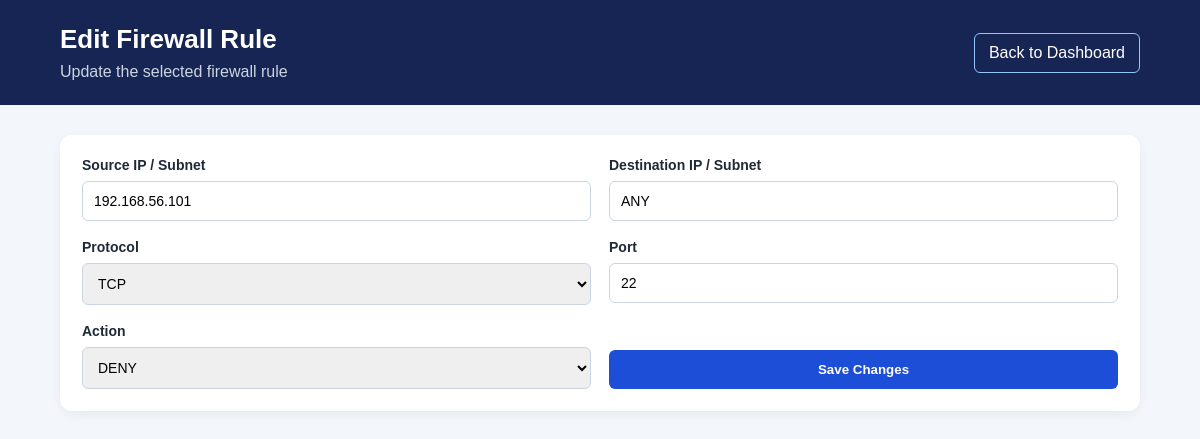
Screenshot of /edit/1 with the database file from the repository.
### tables this page shows
CREATE TABLE firewall_rules (
            id INTEGER PRIMARY KEY AUTOINCREMENT,
            priority INTEGER NOT NULL,
            source_ip TEXT NOT NULL,
            destination_ip TEXT NOT NULL,
            protocol TEXT NOT NULL,
            port TEXT NOT NULL,
            action TEXT NOT NULL
                CHECK (action IN ('ALLOW', 'DENY')),
            enabled INTEGER NOT NULL DEFAULT 1
                CHECK (enabled IN (0, 1))
        );

### app/routes.py (the view, shortened to what this page needs)
    @app.route("/edit/<int:rule_id>", methods=["GET", "POST"])
    def edit_rule(rule_id):
        connection = get_db_connection()
        rule = connection.execute(
            "SELECT * FROM firewall_rules WHERE id = ?",
            (rule_id,),
        ).fetchone()
        if rule is None:
            connection.close()
            flash("Firewall rule not found.", "error")
            return redirect(url_for("index"))
        connection.close()
        return render_template("edit_rule.html", rule=rule)

### app/database.py (called while the page is built)
def get_db_connection():
    connection = sqlite3.connect(DATABASE_PATH)
    connection.row_factory = sqlite3.Row
    return connection

### app/templates/edit_rule.html (shortened to what this page needs)
<!DOCTYPE html>
<html lang="en">
<head>
    <link rel="stylesheet"
          href="{{ url_for('static', filename='style.css') }}">
</head>
<body>
    <header class="topbar">
        <div>
            <h1>Edit Firewall Rule</h1>
            <p>Update the selected firewall rule</p>
        </div>
        <a class="nav-link" href="{{ url_for('index') }}">
            Back to Dashboard
        </a>
    </header>
    <main class="container">
        <section class="panel">
            <form method="POST" class="rule-form">
                <label>
                    Source IP / Subnet
                    <input name="source_ip"
                           value="{{ rule['source_ip'] }}"
                           required>
                </label>
                <label>
                    Destination IP / Subnet
                    <input name="destination_ip"
                           value="{{ rule['destination_ip'] }}"
                           required>
                </label>
                <label>
                    Protocol
                    <select name="protocol" required>
                        {% for p in ['TCP', 'UDP', 'ICMP', 'ANY'] %}
                            <option value="{{ p }}"
                                {% if rule['protocol'] == p %}selected{% endif %}>
                                {{ p }}
                            </option>
                        {% endfor %}
                    </select>
                </label>
                <label>
                    Port
                    <input name="port"
                           value="{{ rule['port'] }}"
                           required>
                </label>
                <label>
                    Action
                    <select name="action" required>
                        <option value="DENY"
                            {% if rule['action'] == 'DENY' %}selected{% endif %}>
                            DENY
                        </option>
                    </select>
                </label>
                <button type="submit" class="submit-button">
                    Save Changes
                </button>
            </form>
        </section>
    </main>
</body>
</html>

### app/static/style.css (style rules this page uses)
* { box-sizing: border-box; }
body { margin: 0; font-family: Arial, sans-serif; background: #f3f6fb; color: #1f2937; }
.topbar { background: #172554; color: white; padding: 24px 5%; display: flex; justify-content: space-between; align-items: center; gap: 20px; }
.topbar h1 { margin: 0 0 8px; font-size: 26px; }
.topbar p { margin: 0; color: #cbd5e1; }
.container { width: 90%; max-width: 1400px; margin: 30px auto; }
.stat-card, .panel { background: white; border-radius: 12px; padding: 22px; box-shadow: 0 3px 12px rgba(15, 23, 42, 0.06); }
.rule-form { display: grid; grid-template-columns: repeat(2, minmax(0, 1fr)); gap: 18px; }
.rule-form label { display: flex; flex-direction: column; gap: 8px; font-size: 14px; font-weight: bold; }
.rule-form input, .rule-form select { width: 100%; padding: 11px; border: 1px solid #cbd5e1; border-radius: 6px; font-size: 14px; }
.submit-button { align-self: end; padding: 12px 18px; border: none; border-radius: 6px; background: #1d4ed8; color: white; font-weight: bold; cursor: pointer; }
.nav-link { display: inline-block; color: white; text-decoration: none; border: 1px solid #93c5fd; border-radius: 6px; padding: 10px 14px; }

### rows the page displays
firewall_rules: source_ip "192.168.56.101", destination_ip "ANY", protocol "TCP", port "22", action "DENY"
